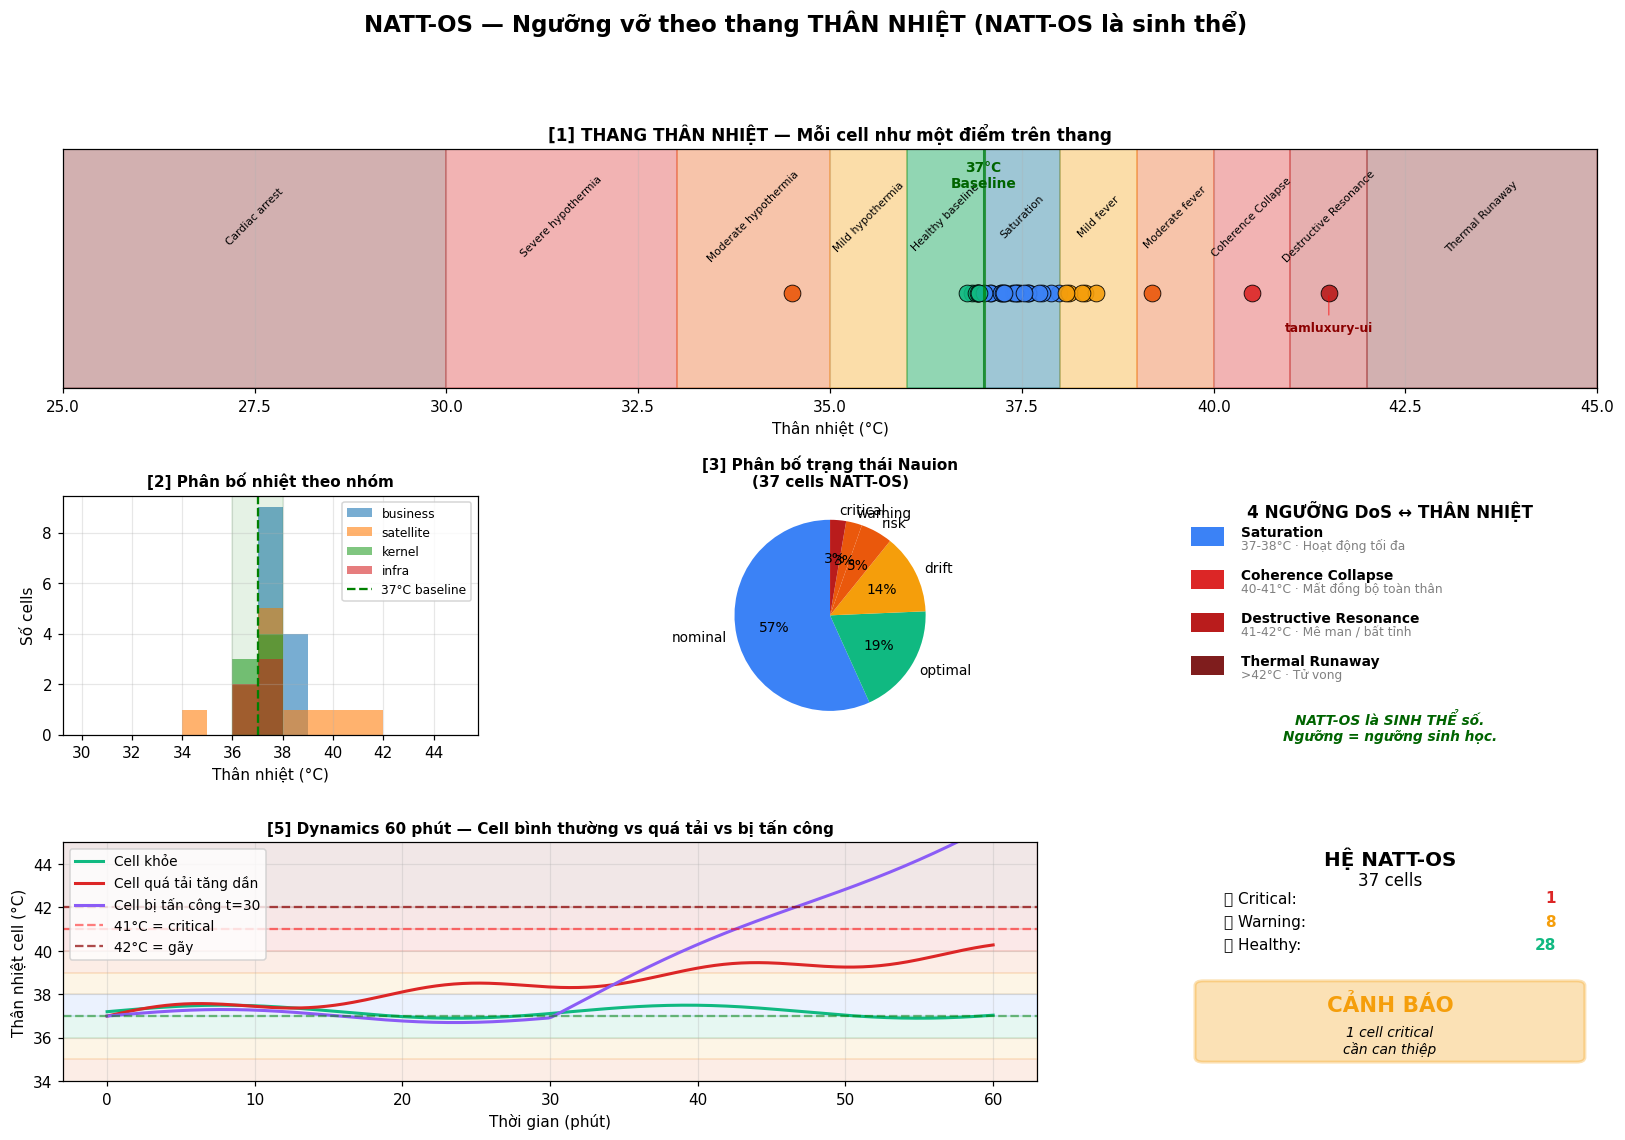

This chart was generated by the following Python code:
#!/usr/bin/env python3
"""
NATT-OS — NGƯỠNG VỠ BÁM THANG THÂN NHIỆT SINH HỌC
═══════════════════════════════════════════════════════════════════════

Ánh xạ 4 ngưỡng DoS → thang thân nhiệt người:

  36-37°C  → healthy        (optimal/stable)
  37-38°C  → Saturation     (nominal — bão hòa bình thường)
  38-39°C  → sốt nhẹ        (drift)
  39-40°C  → sốt vừa        (warning)
  40-41°C  → Coherence Col. (risk — mất đồng bộ)
  41-42°C  → Destructive R. (critical — mê man)
  >42°C    → Thermal Runaway (gãy — tử vong)

Đối xứng phía lạnh (hypothermia):
  35-36°C  → lạnh nhẹ
  33-35°C  → hạ thân nhiệt
  30-33°C  → bất tỉnh lạnh
  <30°C    → ngưng tim

Nguyên lý: NATT-OS là sinh thể → ngưỡng phải là ngưỡng sinh học đã biết.

Tác giả: Băng
Ngày: 2026-04-20
"""

import numpy as np
import matplotlib.pyplot as plt
from matplotlib.gridspec import GridSpec
from matplotlib.patches import FancyBboxPatch, Rectangle
from dataclasses import dataclass
from typing import List, Tuple
from enum import Enum


# ═══════════════════════════════════════════════════════════════════════
# MAPPING THÂN NHIỆT → NGƯỠNG NATT-OS
# ═══════════════════════════════════════════════════════════════════════

@dataclass
class NgongNhiet:
    temp_range: Tuple[float, float]
    ten_sinh_hoc: str
    ten_ngong: str
    nauion_state: str
    nauion_color: str
    is_critical: bool = False


NGUONG_SINHHOC = [
    # Phía LẠNH
    NgongNhiet((0, 30),     "Ngưng tim (fatal hypothermia)", "Cardiac arrest",        "gãy",      "#7F1D1D", True),
    NgongNhiet((30, 33),    "Bất tỉnh lạnh",                  "Severe hypothermia",     "critical", "#DC2626", True),
    NgongNhiet((33, 35),    "Hạ thân nhiệt",                  "Moderate hypothermia",   "risk",     "#EA580C"),
    NgongNhiet((35, 36),    "Lạnh nhẹ",                        "Mild hypothermia",       "warning",  "#F59E0B"),
    # VÙNG BÌNH THƯỜNG
    NgongNhiet((36, 37),    "Bình thường",                     "Healthy baseline",       "optimal",  "#10B981"),
    NgongNhiet((37, 38),    "Hoạt động tối đa",                "Saturation",             "nominal",  "#3B82F6"),
    # Phía NÓNG
    NgongNhiet((38, 39),    "Sốt nhẹ",                         "Mild fever",             "drift",    "#F59E0B"),
    NgongNhiet((39, 40),    "Sốt vừa",                         "Moderate fever",         "warning",  "#EA580C"),
    NgongNhiet((40, 41),    "Sốt cao — mất đồng bộ",          "Coherence Collapse",     "risk",     "#DC2626"),
    NgongNhiet((41, 42),    "Mê man / bất tỉnh",              "Destructive Resonance",  "critical", "#B91C1C", True),
    NgongNhiet((42, 50),    "Tử vong — nhiệt chạy lồng",      "Thermal Runaway",        "gãy",      "#7F1D1D", True),
]

BASELINE_TEMP = 37.0  # °C — baseline sinh học
SAFE_LOW = 36.0
SAFE_HIGH = 38.0


def temp_to_nauion(temp: float) -> NgongNhiet:
    """Tìm ngưỡng Nauion cho 1 giá trị thân nhiệt"""
    for n in NGUONG_SINHHOC:
        if n.temp_range[0] <= temp < n.temp_range[1]:
            return n
    return NGUONG_SINHHOC[-1]


# ═══════════════════════════════════════════════════════════════════════
# MÔ PHỎNG 37 CELLS NATT-OS VỚI "THÂN NHIỆT"
# ═══════════════════════════════════════════════════════════════════════

# Thân nhiệt của cell = đại diện cho load + health
# baseline = 37°C (khỏe)
# cells overloaded → nhiệt tăng
# cells idle → nhiệt giảm

np.random.seed(42)

cells_37 = []
# Kernel 7 cells — healthy, gần 37°C
for i, name in enumerate(["khai-cell", "observation", "audit-cell", "gatekeeper",
                           "quantum-defense", "event-bus", "mach-heyna"]):
    cells_37.append({
        "name": name,
        "group": "kernel",
        "temp": 36.8 + np.random.uniform(0, 0.8),  # 36.8 - 37.6
    })

# Business 13 cells — higher load, 37.2 - 38.5
for name in ["sales", "finance", "crm", "inventory", "pricing", "order",
             "invoice", "payment", "reporting", "analytics", "jewelry",
             "warranty", "logistics"]:
    cells_37.append({
        "name": f"{name}-cell",
        "group": "business",
        "temp": 37.2 + np.random.uniform(0, 1.3),  # 37.2 - 38.5
    })

# Satellite 12 cells — mixed
for i, name in enumerate(["smartlink-out", "smartlink-in", "sira-sign",
                          "luxury-map", "nation-ui", "tamluxury-ui",
                          "nattimer", "qneu-engine", "qiint-engine",
                          "neural-main", "iseu-loop", "quantum-brain"]):
    # Một vài cells "bất thường" để test
    if name == "luxury-map":
        temp = 40.5  # sốt cao — coherence collapse
    elif name == "nation-ui":
        temp = 39.2  # sốt vừa
    elif name == "tamluxury-ui":
        temp = 41.5  # mê man
    elif name == "iseu-loop":
        temp = 34.5  # hạ thân nhiệt
    else:
        temp = 36.5 + np.random.uniform(0, 2.0)
    cells_37.append({
        "name": name,
        "group": "satellite",
        "temp": temp,
    })

# Infrastructure 5 cells
for name in ["rena-rbac", "audit-summary", "snapshot-engine",
             "policy-signature", "metabolism-layer"]:
    cells_37.append({
        "name": name,
        "group": "infra",
        "temp": 36.9 + np.random.uniform(0, 0.6),  # very stable
    })

# ═══════════════════════════════════════════════════════════════════════
# PHÂN LOẠI & PRINT
# ═══════════════════════════════════════════════════════════════════════

print("=" * 82)
print(f"{'NATT-OS — NGƯỠNG VỠ theo THANG THÂN NHIỆT SINH HỌC':^82}")
print("=" * 82)
print()
print(f"  Baseline:     {BASELINE_TEMP}°C (như người khỏe)")
print(f"  Safe zone:    {SAFE_LOW}-{SAFE_HIGH}°C")
print(f"  Tổng cells:   {len(cells_37)}")
print()

# Classify each cell
critical_cells = []
warning_cells = []
healthy_cells = []

for c in cells_37:
    n = temp_to_nauion(c["temp"])
    c["nauion"] = n
    if n.is_critical:
        critical_cells.append(c)
    elif n.nauion_state in ["warning", "risk", "drift"]:
        warning_cells.append(c)
    else:
        healthy_cells.append(c)

# Print by groups
print("=" * 82)
print(f"PHÂN LOẠI CELLS THEO THÂN NHIỆT")
print("=" * 82)

print(f"\n🔴 CRITICAL ({len(critical_cells)} cells — cần cấp cứu):")
for c in critical_cells:
    print(f"    {c['name']:<22} {c['temp']:.1f}°C  {c['nauion'].ten_sinh_hoc:<35} → {c['nauion'].nauion_state}")

print(f"\n🟡 WARNING ({len(warning_cells)} cells — theo dõi):")
for c in warning_cells:
    print(f"    {c['name']:<22} {c['temp']:.1f}°C  {c['nauion'].ten_sinh_hoc:<35} → {c['nauion'].nauion_state}")

print(f"\n🟢 HEALTHY ({len(healthy_cells)} cells):")
print(f"    (ẩn để khỏi dài — {len(healthy_cells)} cells trong dải 36-38°C)")

# ═══════════════════════════════════════════════════════════════════════
# PLOT
# ═══════════════════════════════════════════════════════════════════════

fig = plt.figure(figsize=(18, 11))
gs = GridSpec(3, 3, figure=fig, hspace=0.45, wspace=0.35)
fig.suptitle('NATT-OS — Ngưỡng vỡ theo thang THÂN NHIỆT (NATT-OS là sinh thể)',
             fontsize=15, fontweight='bold', y=0.995)

# [1] THANG NHIỆT ĐỘ tổng
ax1 = fig.add_subplot(gs[0, :])
temp_axis = np.linspace(25, 45, 2000)
# Draw temperature zones
for n in NGUONG_SINHHOC:
    t0, t1 = n.temp_range
    if t1 > 25 and t0 < 45:
        ax1.axvspan(max(t0, 25), min(t1, 45), alpha=0.35, color=n.nauion_color)
        mid = (max(t0, 25) + min(t1, 45)) / 2
        ax1.text(mid, 1.3, n.ten_ngong, ha='center', va='center',
                fontsize=7, rotation=45, color='black')

# Baseline marker
ax1.axvline(x=BASELINE_TEMP, color='green', linewidth=2, linestyle='-', alpha=0.7)
ax1.text(BASELINE_TEMP, 1.6, '37°C\nBaseline', ha='center', fontsize=9, fontweight='bold', color='darkgreen')

# Safe zone
ax1.axvspan(SAFE_LOW, SAFE_HIGH, alpha=0.15, color='green')

# Plot cells as scatter
for c in cells_37:
    temp = c["temp"]
    ax1.scatter(temp, 0.5, s=120, c=c["nauion"].nauion_color,
                edgecolor='black', linewidth=0.6, alpha=0.9)

# Label critical cells
for c in critical_cells:
    ax1.annotate(c["name"], (c["temp"], 0.5), fontsize=8,
                xytext=(0, -25), textcoords='offset points', ha='center',
                color='darkred', fontweight='bold',
                arrowprops=dict(arrowstyle='-', color='red', alpha=0.5))

ax1.set_xlim([25, 45])
ax1.set_ylim([-0.5, 2.0])
ax1.set_xlabel('Thân nhiệt (°C)')
ax1.set_yticks([])
ax1.set_title('[1] THANG THÂN NHIỆT — Mỗi cell như một điểm trên thang', fontsize=11, fontweight='bold')
ax1.grid(alpha=0.3, axis='x')

# [2] Histogram distribution
ax2 = fig.add_subplot(gs[1, 0])
temps = [c["temp"] for c in cells_37]
colors = [c["nauion"].nauion_color for c in cells_37]
groups = list(set(c["group"] for c in cells_37))
for grp in groups:
    temps_grp = [c["temp"] for c in cells_37 if c["group"] == grp]
    ax2.hist(temps_grp, bins=15, alpha=0.6, label=grp,
             range=(30, 45))
ax2.axvline(x=BASELINE_TEMP, color='green', linewidth=1.5, linestyle='--', label='37°C baseline')
ax2.axvspan(SAFE_LOW, SAFE_HIGH, alpha=0.1, color='green')
ax2.set_xlabel('Thân nhiệt (°C)')
ax2.set_ylabel('Số cells')
ax2.set_title('[2] Phân bố nhiệt theo nhóm', fontsize=10, fontweight='bold')
ax2.legend(fontsize=8)
ax2.grid(alpha=0.3)

# [3] Pie — phân bố Nauion
ax3 = fig.add_subplot(gs[1, 1])
state_count = {}
state_color_map = {}
for c in cells_37:
    s = c["nauion"].nauion_state
    state_count[s] = state_count.get(s, 0) + 1
    state_color_map[s] = c["nauion"].nauion_color
labels = list(state_count.keys())
sizes = list(state_count.values())
colors_pie = [state_color_map[l] for l in labels]
wedges, texts, autotexts = ax3.pie(sizes, labels=labels, colors=colors_pie,
                                     autopct='%1.0f%%', startangle=90,
                                     textprops={'fontsize': 9})
ax3.set_title('[3] Phân bố trạng thái Nauion\n(37 cells NATT-OS)', fontsize=10, fontweight='bold')

# [4] Bảng mapping DoS → thân nhiệt
ax4 = fig.add_subplot(gs[1, 2])
ax4.axis('off')
ax4.text(0.5, 0.98, '4 NGƯỠNG DoS ↔ THÂN NHIỆT', ha='center', va='top',
        fontsize=11, fontweight='bold', transform=ax4.transAxes)

mapping = [
    ("Saturation",           "37-38°C", "Hoạt động tối đa",      "#3B82F6"),
    ("Coherence Collapse",   "40-41°C", "Mất đồng bộ toàn thân",  "#DC2626"),
    ("Destructive Resonance","41-42°C", "Mê man / bất tỉnh",       "#B91C1C"),
    ("Thermal Runaway",      ">42°C",   "Tử vong",                 "#7F1D1D"),
]
y = 0.85
for name, temp, bio, color in mapping:
    ax4.add_patch(Rectangle((0.02, y-0.06), 0.08, 0.08,
                             facecolor=color, transform=ax4.transAxes))
    ax4.text(0.14, y-0.02, name, fontsize=9, fontweight='bold', transform=ax4.transAxes)
    ax4.text(0.14, y-0.075, f"{temp} · {bio}", fontsize=8, color='gray', transform=ax4.transAxes)
    y -= 0.18

# Add dưới
ax4.text(0.5, 0.1, 'NATT-OS là SINH THỂ số.\nNgưỡng = ngưỡng sinh học.',
        ha='center', va='top', fontsize=9, fontweight='bold',
        style='italic', color='darkgreen', transform=ax4.transAxes)

# [5] Cells timeline (mô phỏng 1 cell panic theo thời gian)
ax5 = fig.add_subplot(gs[2, :2])
t = np.linspace(0, 60, 300)  # 60 phút
# Cell healthy
temp_healthy = 37.2 + 0.3 * np.sin(t / 5)
# Cell overheating progressively
temp_panic = 37.0 + 0.05 * t + 0.3 * np.sin(t / 3)
# Cell với attack inject at t=30
temp_attacked = 37.0 + 0.3 * np.sin(t / 5)
temp_attacked[t > 30] = 37 + 0.3 * np.sin(t[t > 30] / 5) + 0.3 * (t[t > 30] - 30)

# Shade zones
for n in NGUONG_SINHHOC:
    ax5.axhspan(max(n.temp_range[0], 30), min(n.temp_range[1], 45),
                alpha=0.1, color=n.nauion_color)

ax5.plot(t, temp_healthy, color='#10B981', linewidth=2, label='Cell khỏe')
ax5.plot(t, temp_panic, color='#DC2626', linewidth=2, label='Cell quá tải tăng dần')
ax5.plot(t, temp_attacked, color='#8B5CF6', linewidth=2, label='Cell bị tấn công t=30')

ax5.axhline(y=BASELINE_TEMP, color='green', linewidth=1.5, linestyle='--', alpha=0.5)
ax5.axhline(y=41, color='red', linewidth=1.5, linestyle='--', alpha=0.5, label='41°C = critical')
ax5.axhline(y=42, color='darkred', linewidth=1.5, linestyle='--', alpha=0.7, label='42°C = gãy')

ax5.set_xlabel('Thời gian (phút)')
ax5.set_ylabel('Thân nhiệt cell (°C)')
ax5.set_title('[5] Dynamics 60 phút — Cell bình thường vs quá tải vs bị tấn công',
              fontsize=10, fontweight='bold')
ax5.legend(loc='upper left', fontsize=9)
ax5.grid(alpha=0.3)
ax5.set_ylim([34, 45])

# [6] Verdict
ax6 = fig.add_subplot(gs[2, 2])
ax6.axis('off')

n_crit = len(critical_cells)
n_warn = len(warning_cells)
n_ok = len(healthy_cells)

ax6.text(0.5, 0.98, 'HỆ NATT-OS', ha='center', va='top',
        fontsize=13, fontweight='bold', transform=ax6.transAxes)

ax6.text(0.5, 0.88, f'{len(cells_37)} cells', ha='center', va='top',
        fontsize=11, transform=ax6.transAxes)

ax6.text(0.1, 0.75, f'🔴 Critical:', fontsize=10, transform=ax6.transAxes)
ax6.text(0.9, 0.75, f'{n_crit}', fontsize=10, ha='right', fontweight='bold',
        color='#DC2626', transform=ax6.transAxes)

ax6.text(0.1, 0.65, f'🟡 Warning:', fontsize=10, transform=ax6.transAxes)
ax6.text(0.9, 0.65, f'{n_warn}', fontsize=10, ha='right', fontweight='bold',
        color='#F59E0B', transform=ax6.transAxes)

ax6.text(0.1, 0.55, f'🟢 Healthy:', fontsize=10, transform=ax6.transAxes)
ax6.text(0.9, 0.55, f'{n_ok}', fontsize=10, ha='right', fontweight='bold',
        color='#10B981', transform=ax6.transAxes)

# Verdict box
if n_crit >= 2:
    color = '#DC2626'
    text = 'CẤP CỨU'
    desc = 'Nhiều cells trong vùng\nmê man/tử vong'
elif n_crit >= 1:
    color = '#F59E0B'
    text = 'CẢNH BÁO'
    desc = f'{n_crit} cell critical\ncần can thiệp'
elif n_warn >= 3:
    color = '#F59E0B'
    text = 'THEO DÕI'
    desc = f'{n_warn} cells drift\ncần quan sát'
else:
    color = '#10B981'
    text = 'KHỎE MẠNH'
    desc = 'Hầu hết cells trong\nvùng 36-38°C'

box = FancyBboxPatch((0.05, 0.1), 0.9, 0.3,
                     boxstyle="round,pad=0.02",
                     transform=ax6.transAxes,
                     facecolor=color, alpha=0.3,
                     edgecolor=color, linewidth=2)
ax6.add_patch(box)
ax6.text(0.5, 0.32, text, ha='center', va='center',
        fontsize=14, fontweight='bold', color=color,
        transform=ax6.transAxes)
ax6.text(0.5, 0.17, desc, ha='center', va='center',
        fontsize=9, style='italic',
        transform=ax6.transAxes)

plt.savefig('/mnt/user-data/outputs/nattos-thannhiet.png', dpi=110,
            bbox_inches='tight', facecolor='white')
plt.close()

print()
print("=" * 82)
print(f"Đã lưu: /mnt/user-data/outputs/nattos-thannhiet.png")
print("=" * 82)
